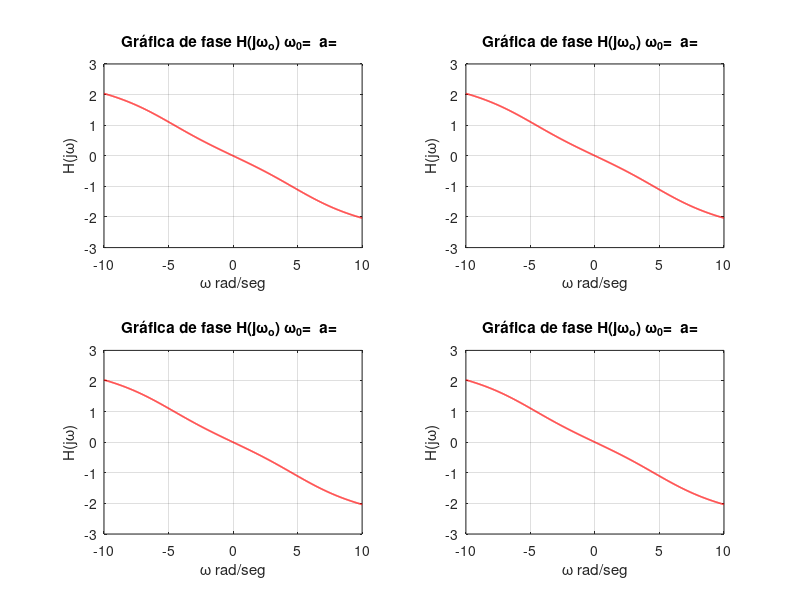

The MATLAB script that drew this image:
close all
w=-10:0.01:10;
n=1;
w_0=zeros(1,4);
a=zeros(1,4);
while n<=4
    w_0(n)=input('Ingresa el valor de omega_0: ');
    a(n)=input('Ingresa el valor de a: ');
    H1=2./((1i*w+a(n)).^2+w_0(n)^2);
    subplot(2,2,n);
    plot(w,angle(H1),'r','LineWidth', 1.2);
    title('Gráfica de fase H(j\omega_o) \omega_0=  a=  ');
    xlabel('\omega rad/seg'), ylabel('H(j\omega)');
    grid 
    n=n+1;
end 